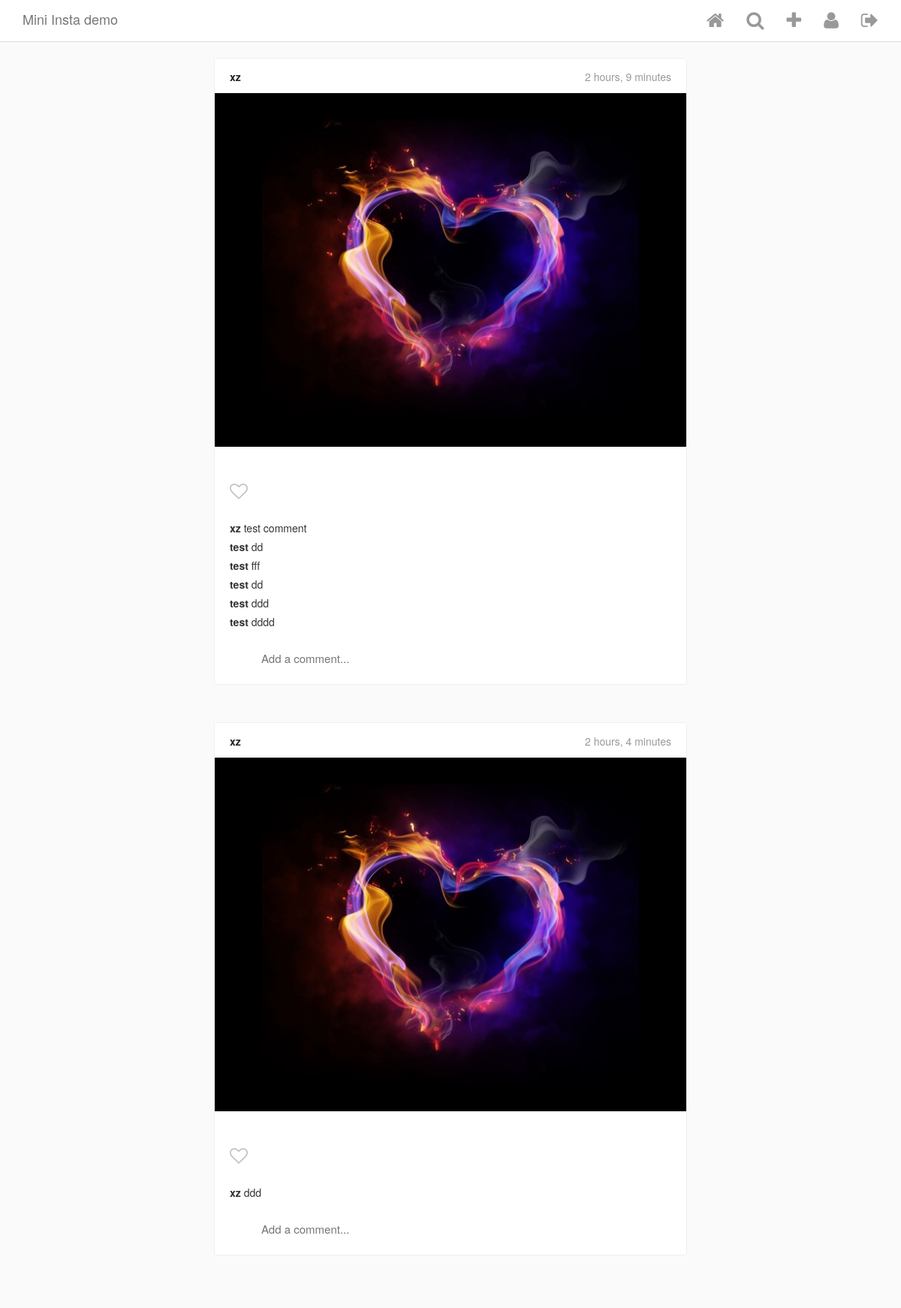
/ (signed in), run on the app's committed database.
### Insta/models.py (models this page shows, shortened)
class Post(models.Model):
    author = models.ForeignKey( # a foreign key indicate a Many-To-One relationship
        InstaUser, #foreign key is InstaUser
        blank=True,
        null=True,
        on_delete=models.CASCADE, # delete this author will delete all his posts
        related_name='posts', # we can use author.posts to get all posts belong to this user
        )
    title = models.TextField(blank=True, null=True)
    image = ProcessedImageField(
        upload_to='static/images/posts',
        format='JPEG',
        options={'quality': 100},
        blank=True,
        null=True,
        )
    posted_on = models.DateTimeField(
        auto_now_add=True,
        editable=False,
    )
    def get_like_count(self):
        return self.likes.count()

class InstaUser(AbstractUser):
    profile_pic = ProcessedImageField(
    upload_to = 'static/images/profiles',
    format = 'JPEG',
    options = {'quality':100},
    blank = True,
    null =True
    )

class Comment(models.Model):
    post = models.ForeignKey(
        Post,
        on_delete = models.CASCADE,
        related_name ='comments'
    )
    user = models.ForeignKey(
        InstaUser,
        on_delete = models.CASCADE
    )
    comment = models.CharField(max_length=100)
    post_on = models.DateTimeField(auto_now_add=True, editable=False)

### Insta/views.py (the view)
# urls.py: path('', PostView.as_view(), name= 'posts'),
class PostView(ListView):
    model = Post
    template_name = 'index.html'
    def get_queryset(self):
        if not self.request.user.is_authenticated:
            return
        current_user = self.request.user
        following = set() #当前user follow的用户
        for conn in UserConnection.objects.filter(creator=current_user).select_related('following'):
            following.add(conn.following)
        return Post.objects.filter(author__in=following)

### Insta/templatetags/custom_tags.py (called while the page is built)
@register.simple_tag
def has_user_liked_post(post, user):
    try:
        like = Like.objects.get(post=post, user=user)
        return "fa-heart"
    except:
        return "fa-heart-o"

### templates/index.html (shortened to what this page needs)
{% extends "base.html" %}
{% load custom_tags %}
{% block content %}
<div class="cards-listing">
    {% for post in object_list %}
        <div class="row">
            <div class="card view-update {{ post.pk }}">
             <div class="card__panel-head">
                    <div class="poster__info">
                        <a href="{% url 'user_detail' post.author.id  %}" class="poster__name">
                            {{ post.author.username }}
                        </a>
                         <span class="poster__timestamp">
                            {{ post.posted_on|timesince }}
                        </span>
                    </div>
                </div>
                <a href="{% url 'post_detail' post.pk %}">
                    <img class="card__main-image" src="/{{ post.image}}">
                </a>
                 <div class="card__panel-body">
                    <section class = "input-row">
                         <i class="fa {% has_user_liked_post post user %} submit-like" aria-hidden="true"></i>
                    </section>
                    <ul class="comment-list">
                        {% for comment in post.comments.all %}
                        <li class="comment-list__comment">
                            <a href="{% url 'user_detail' comment.user.pk %}" class="user">
                                {{ comment.user.username }}
                            </a>
                            <span class="comment">{{ comment.comment }}</span>
                        </li>
                        {% endfor %}
                    </ul>
                    <section class="input-row">
                        <div class="comment-input-wrapper">
                            <input class="add-comment" type="text" placeholder="Add a comment...">
                        </div>
                    </section>
                </div>
            </div>
        </div>
    {% endfor %}
</div>
{% endblock content %}

### static/css/style.css (style rules this page uses)
html { height: 100%; }
body { min-height: 100%; background-color: #fafafa; }
.cards-listing { max-width: 600px; width: 100%; margin: 20px auto; }
.card { background-color: #fff; margin-bottom: 50px; border: 1px solid #efefef; border-radius: 3px; }
.card__panel-head { background: #fff; padding: 14px 20px 12px; }
.card__panel-head .poster__name { color: #262626; font-weight: bold; }
.card__panel-head .poster__timestamp { float: right; color: #999; }
.card__main-image { max-width: 100%; max-height: 600px; height: auto; margin: 0 auto; display: block; }
.card__panel-body { padding: 20px; padding-bottom: 0; }
.card__panel-body a { color: #333; }
.comment-list { list-style: none; margin: 0; padding: 0; }
.comment-list__comment { margin-top: 5px; margin-bottom: 5px; }
.comment-list__comment .user { color: #333; font-weight: bold; }
.input-row { position: relative; display: flex; align-items: center; height: 68px; padding-left: 40px; }
.input-row .submit-like { cursor: pointer; position: absolute; top: 32%; left: 0; color: #C2C2C2; font-size: 24px; }
.input-row .comment-input-wrapper { display: inline-block; color: #262626; font-size: 15px; width: 100%; }
.input-row .comment-input-wrapper input { width: 100%; border: none; outline: none; }

### data on the page
Post: author.username "xz", posted_on "2 hours, 9 minutes", image (picture)
Comment: user.username "xz", comment "test comment"
Comment: user.username "test", comment "dd"
Comment: user.username "test", comment "fff"
Comment: user.username "test", comment "dd"
Comment: user.username "test", comment "ddd"
Comment: user.username "test", comment "dddd"
Post: author.username "xz", posted_on "2 hours, 4 minutes", image (picture)
Comment: user.username "xz", comment "ddd"
